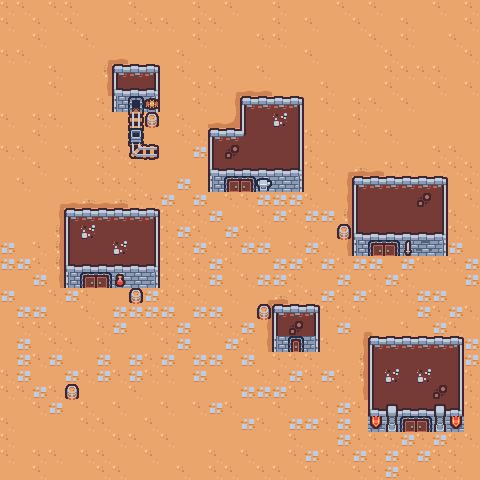

Rendered tile map (Tiled .tmx) drawn with the repository's tilesets; below, a short description and the map source with its tile grids summarised:
An orthogonal 30x30 tile map with 16x16 px tiles, 3 tile layers (Tile Layer, Building Layer, Item Layer) and 7 objects.

<map version="1.10" tiledversion="1.10.1" orientation="orthogonal" renderorder="right-down" width="30" height="30" tilewidth="16" tileheight="16" infinite="0" nextlayerid="11" nextobjectid="51">
 <tileset firstgid="1" source="Tileset.tsx" />
 <layer id="1" name="Tile Layer" width="30" height="30">
  <data>[900 cells, 900 non-empty, 7 distinct tile ids]</data>
 </layer>
 <objectgroup id="10" name="Collision">
  <object id="43" x="112" y="64">
   <polygon points="0,0 0,48 48.5,48.5 48,0.5" />
  </object>
  <object id="44" x="64" y="207.5">
   <polygon points="0,0 0,80 95.5,80.5 96,2" />
  </object>
  <object id="46" x="352.5" y="175.5">
   <polygon points="0,0 -0.5,80.5 95.5,80.5 95.5,0" />
  </object>
  <object id="47" x="240" y="95.5">
   <polygon points="0,0 0,96 64,96.5 64,0" />
  </object>
  <object id="48" x="240" y="127.5">
   <polygon points="0,0 -32,0 -32.5,64 -0.5,63.5" />
  </object>
  <object id="49" x="272" y="304">
   <polygon points="0,0 -0.5,48.5 47,48 47,1" />
  </object>
  <object id="50" x="368" y="336">
   <polygon points="0,0 0,96 95.5,95.5 96,0.5" />
  </object>
 </objectgroup>
 <layer id="7" name="Building Layer" width="30" height="30">
  <data>[900 cells, 150 non-empty, 26 distinct tile ids]</data>
 </layer>
 <layer id="3" name="Item Layer" width="30" height="30">
  <data>[900 cells, 10 non-empty, 6 distinct tile ids]</data>
 </layer>
</map>
